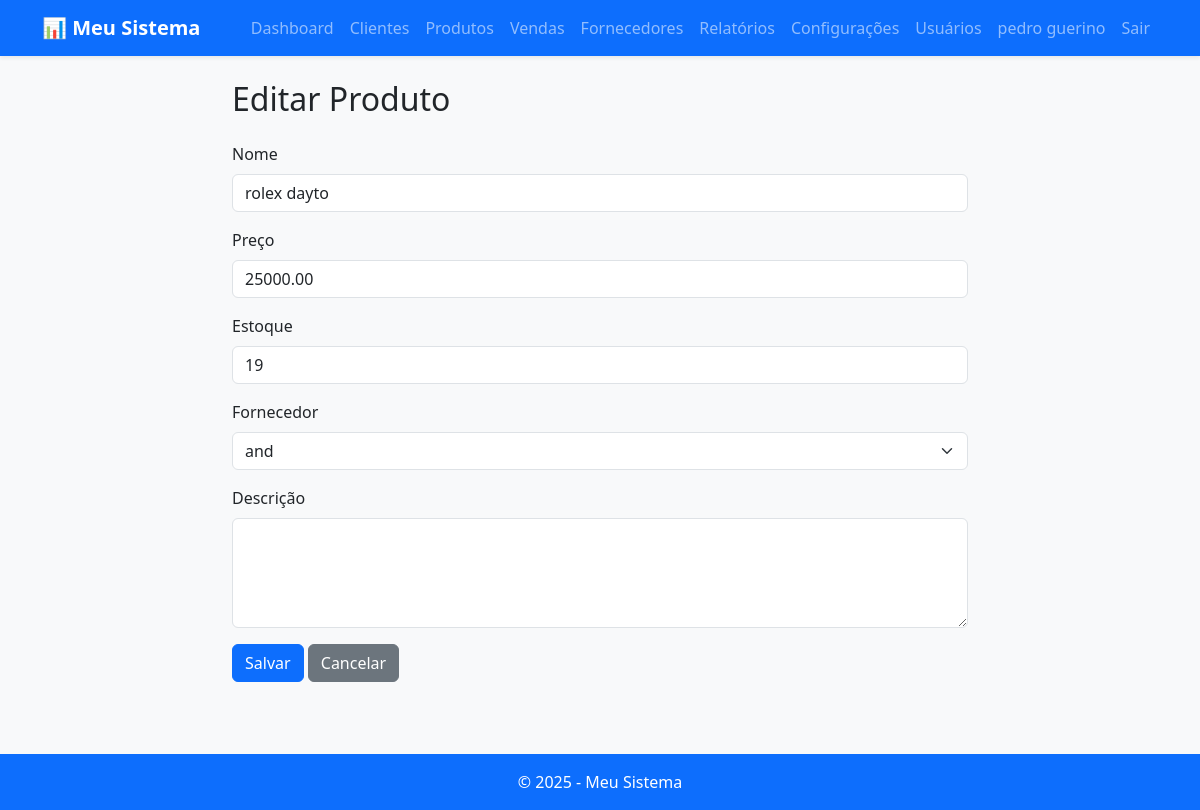
/produtos/editar/1 (signed in), run on the app's committed database.
### app/models.py (models this page shows, shortened)
class User(UserMixin, db.Model):
    id = db.Column(db.Integer, primary_key=True)
    username = db.Column(db.String(150), nullable=False, unique=True)
    email = db.Column(db.String(150), nullable=False, unique=True)
    password_hash = db.Column(db.String(256), nullable=False)
    created_at = db.Column(db.DateTime, default=datetime.utcnow)

class Product(db.Model):
    id = db.Column(db.Integer, primary_key=True)
    nome = db.Column(db.String(120), nullable=False)
    preco = db.Column(db.Float, nullable=False)
    descricao = db.Column(db.Text)
    estoque = db.Column(db.Integer, default=0)  # NOVO: Campo de estoque
    fornecedor_id = db.Column(db.Integer, db.ForeignKey('supplier.id'))  # NOVO: Relacionamento com Fornecedor
    created_at = db.Column(db.DateTime, default=datetime.utcnow)

### app/routes.py (the view, shortened to what this page needs)
@main.route('/produtos/editar/<int:pid>', methods=['GET', 'POST'])
@login_required
def editar_produto(pid):
    produto = Product.query.get_or_404(pid)
    form = ProductForm(obj=produto)
    form.fornecedor.choices = [(s.id, s.nome) for s in Supplier.query.order_by(Supplier.nome).all()]
    return render_template('product_form.html', form=form, produto=produto)

### app/forms.py
class ProductForm(FlaskForm):
    nome = StringField('Nome', validators=[DataRequired(), Length(min=2, max=120)])
    preco = DecimalField('Preço', validators=[DataRequired(), NumberRange(min=0)])
    estoque = IntegerField('Estoque', validators=[DataRequired(), NumberRange(min=0)])
    fornecedor = SelectField('Fornecedor', coerce=int, validators=[DataRequired()])
    descricao = TextAreaField('Descrição')
    submit = SubmitField('Salvar Produto')

### app/models.py (called while the page is built)
@login_manager.user_loader
def load_user(user_id):
    return User.query.get(int(user_id))

### app/templates/product_form.html (shortened to what this page needs)
{% extends "base.html" %}
{% block content %}<div class="row justify-content-center">
  <div class="col-md-8">
    <h2 class="mb-4">{{ 'Editar' if produto else 'Novo' }} Produto</h2>
    <form method="post">
      <div class="mb-3">
        {{ form.nome.label(class="form-label") }}
        {{ form.nome(class="form-control") }}
      </div>
      <div class="mb-3">
        {{ form.preco.label(class="form-label") }}
        {{ form.preco(class="form-control", step="0.01") }}
      </div>
      <div class="mb-3">
        {{ form.estoque.label(class="form-label") }}
        {{ form.estoque(class="form-control") }}
      </div>
      <div class="mb-3">
        {{ form.fornecedor.label(class="form-label") }}
        {{ form.fornecedor(class="form-select") }}
      </div>
      <div class="mb-3">
        {{ form.descricao.label(class="form-label") }}
        {{ form.descricao(class="form-control", rows="4") }}
      </div>
      <button class="btn btn-primary" type="submit">Salvar</button>
      <a href="{{ url_for('main.produtos') }}" class="btn btn-secondary">Cancelar</a>
    </form>
  </div></div>
{% endblock %}

### app/templates/base.html (shortened to what this page needs)
<!DOCTYPE html>
<html lang="pt-BR">
<head>
  <link href="https://cdn.jsdelivr.net/npm/bootstrap@5.3.3/dist/css/bootstrap.min.css" rel="stylesheet">
  <link href="https://cdn.jsdelivr.net/npm/bootstrap-icons/font/bootstrap-icons.css" rel="stylesheet">
  <link rel="stylesheet" href="{{ url_for('static', filename='css/style.css') }}"></head>
<body class="bg-light">
  <nav class="navbar navbar-expand-lg navbar-dark bg-primary shadow-sm">
    <div class="container">
      <a class="navbar-brand" href="{{ url_for('main.dashboard') }}">📊 Meu Sistema</a>
      <div class="collapse navbar-collapse" id="nav">
        <ul class="navbar-nav ms-auto">
          <li class="nav-item"><a class="nav-link" href="{{ url_for('main.dashboard') }}">Dashboard</a></li>
          <li class="nav-item"><a class="nav-link" href="{{ url_for('main.clientes') }}">Clientes</a></li>
          <li class="nav-item"><a class="nav-link" href="{{ url_for('main.produtos') }}">Produtos</a></li>
          <li class="nav-item"><a class="nav-link" href="{{ url_for('main.vendas') }}">Vendas</a></li>
          <li class="nav-item"><a class="nav-link" href="{{ url_for('main.fornecedores') }}">Fornecedores</a></li>
          <li class="nav-item"><a class="nav-link" href="{{ url_for('main.relatorios') }}">Relatórios</a></li>
          <li class="nav-item"><a class="nav-link" href="{{ url_for('main.configuracoes') }}">Configurações</a></li>
          {% if current_user.is_authenticated %}
            <li class="nav-item"><a class="nav-link" href="{{ url_for('main.users') }}">Usuários</a></li>
            <li class="nav-item"><a class="nav-link" href="#">{{ current_user.username }}</a></li>
            <li class="nav-item"><a class="nav-link" href="{{ url_for('main.logout') }}">Sair</a></li>
          {% else %}
            <li class="nav-item"><a class="nav-link" href="{{ url_for('main.login') }}">Login</a></li>
            <li class="nav-item"><a class="nav-link" href="{{ url_for('main.register') }}">Registrar</a></li>
          {% endif %}
        </ul>
      </div>
    </div>
  </nav>
  <main class="container py-4">
    {% block content %}{% endblock %}
  </main>
  <footer class="bg-primary text-white text-center py-3 mt-5">
    © {{ 2025 }} - Meu Sistema
  </footer>
  <script src="{{ url_for('static', filename='app.js') }}"></script></body>
</html>

### app/static/css/style.css (style rules this page uses)
body { font-family: 'Segoe UI', Tahoma, Geneva, Verdana, sans-serif; background:#f8f9fb; }
.navbar-brand { font-weight:700; }

### data on the page
User: username "pedro guerino"
Product: nome "rolex dayto", preco "25000.00", estoque "19", fornecedor "and"

### other printed values
{{ 'Editar' if produto else 'Novo' }} "Editar"
{{ 2025 }} "2025"
